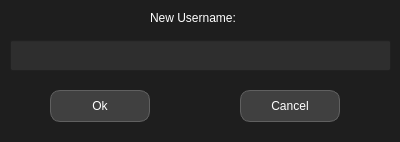
<?xml version="1.0" encoding="UTF-8"?>
<ui version="4.0">
 <class>ChangeNamPopup</class>
 <widget class="QDialog" name="ChangeNamPopup">
  <property name="geometry">
   <rect>
    <x>0</x>
    <y>0</y>
    <width>400</width>
    <height>142</height>
   </rect>
  </property>
  <property name="sizePolicy">
   <sizepolicy hsizetype="Fixed" vsizetype="Fixed">
    <horstretch>0</horstretch>
    <verstretch>0</verstretch>
   </sizepolicy>
  </property>
  <property name="windowTitle">
   <string>Change Username</string>
  </property>
  <property name="styleSheet">
   <string notr="true">QWidget {
    background-color: #1E1E1E;
    color: #FFFFFF;
}

QLineEdit, QTextEdit, QPlainTextEdit {
    background-color: #2E2E2E;
    color: #FFFFFF;
}

QPushButton {
    background-color: #404040;
    color: #FFFFFF;
    border: 1px solid #606060;
    border-radius: 10px; 
    padding: 5px 10px;  
}
</string>
  </property>
  <widget class="QLineEdit" name="UsernameLine">
   <property name="geometry">
    <rect>
     <x>10</x>
     <y>40</y>
     <width>381</width>
     <height>31</height>
    </rect>
   </property>
  </widget>
  <widget class="QPushButton" name="Ok">
   <property name="geometry">
    <rect>
     <x>50</x>
     <y>90</y>
     <width>100</width>
     <height>32</height>
    </rect>
   </property>
   <property name="text">
    <string>Ok</string>
   </property>
  </widget>
  <widget class="QPushButton" name="No">
   <property name="geometry">
    <rect>
     <x>240</x>
     <y>90</y>
     <width>100</width>
     <height>32</height>
    </rect>
   </property>
   <property name="text">
    <string>Cancel</string>
   </property>
   <property name="autoDefault">
    <bool>false</bool>
   </property>
  </widget>
  <widget class="QLabel" name="label">
   <property name="geometry">
    <rect>
     <x>150</x>
     <y>10</y>
     <width>161</width>
     <height>16</height>
    </rect>
   </property>
   <property name="text">
    <string>New Username:</string>
   </property>
  </widget>
 </widget>
 <resources/>
 <connections/>
</ui>
